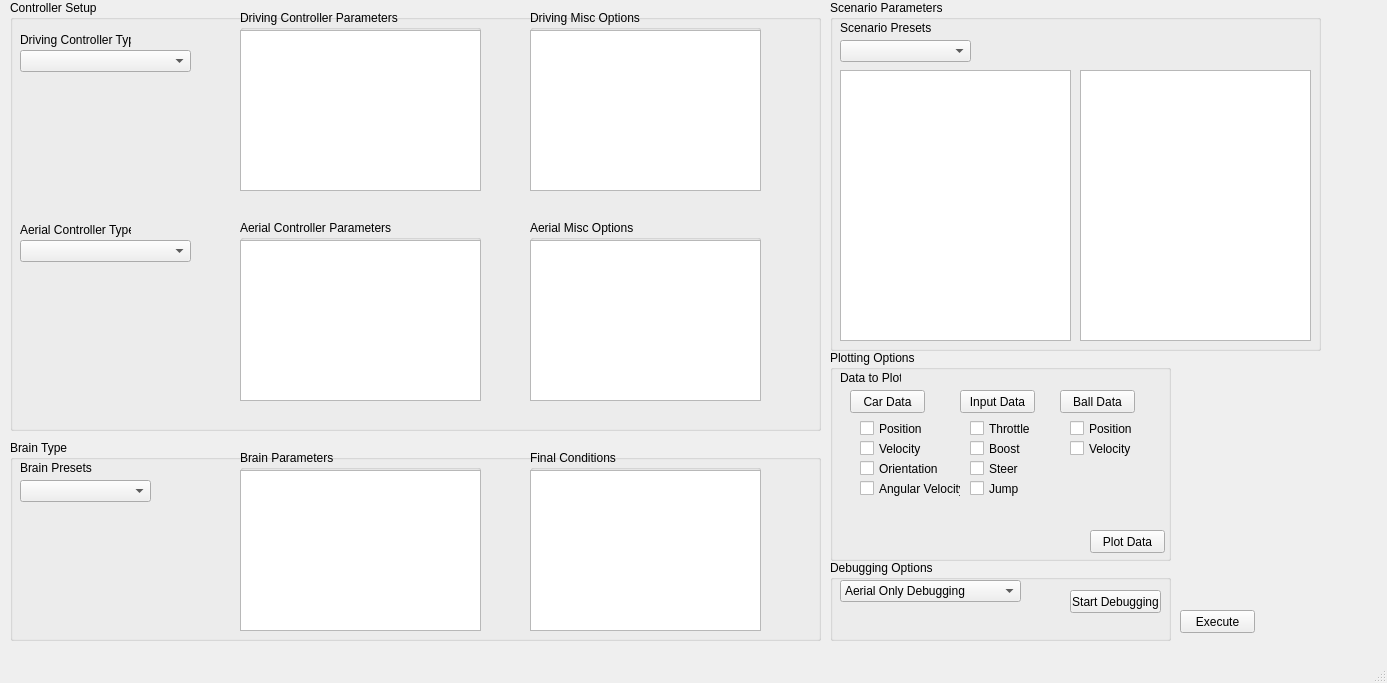
<?xml version="1.0" encoding="UTF-8"?>
<ui version="4.0">
 <class>DeepTootController</class>
 <widget class="QMainWindow" name="DeepTootController">
  <property name="geometry">
   <rect>
    <x>0</x>
    <y>0</y>
    <width>1387</width>
    <height>683</height>
   </rect>
  </property>
  <property name="windowTitle">
   <string>MainWindow</string>
  </property>
  <widget class="QWidget" name="centralwidget">
   <widget class="QGroupBox" name="InitialConditionsGroup">
    <property name="geometry">
     <rect>
      <x>830</x>
      <y>0</y>
      <width>491</width>
      <height>351</height>
     </rect>
    </property>
    <property name="title">
     <string>Scenario Parameters</string>
    </property>
    <widget class="QComboBox" name="comboBox_initialConditionsPresets">
     <property name="geometry">
      <rect>
       <x>10</x>
       <y>40</y>
       <width>131</width>
       <height>22</height>
      </rect>
     </property>
    </widget>
    <widget class="QLabel" name="label_initialConditions">
     <property name="geometry">
      <rect>
       <x>10</x>
       <y>20</y>
       <width>91</width>
       <height>16</height>
      </rect>
     </property>
     <property name="text">
      <string>Scenario Presets</string>
     </property>
    </widget>
    <widget class="QTableWidget" name="tableWidget_initialConditionsMiscOptions">
     <property name="geometry">
      <rect>
       <x>250</x>
       <y>70</y>
       <width>231</width>
       <height>271</height>
      </rect>
     </property>
    </widget>
    <widget class="QTableWidget" name="tableWidget_initialConditionsParameters">
     <property name="geometry">
      <rect>
       <x>10</x>
       <y>70</y>
       <width>231</width>
       <height>271</height>
      </rect>
     </property>
    </widget>
   </widget>
   <widget class="QPushButton" name="pushButton_execute">
    <property name="geometry">
     <rect>
      <x>1180</x>
      <y>610</y>
      <width>75</width>
      <height>23</height>
     </rect>
    </property>
    <property name="text">
     <string>Execute</string>
    </property>
   </widget>
   <widget class="QGroupBox" name="ControllerSetupGroup">
    <property name="geometry">
     <rect>
      <x>10</x>
      <y>0</y>
      <width>811</width>
      <height>431</height>
     </rect>
    </property>
    <property name="title">
     <string>Controller Setup</string>
    </property>
    <widget class="QGroupBox" name="ControllerParametersGroup">
     <property name="geometry">
      <rect>
       <x>230</x>
       <y>10</y>
       <width>241</width>
       <height>181</height>
      </rect>
     </property>
     <property name="title">
      <string>Driving Controller Parameters</string>
     </property>
     <widget class="QTableWidget" name="tableWidget_drivingParams">
      <property name="geometry">
       <rect>
        <x>0</x>
        <y>20</y>
        <width>241</width>
        <height>161</height>
       </rect>
      </property>
     </widget>
    </widget>
    <widget class="QGroupBox" name="MiscOptionsGroup">
     <property name="geometry">
      <rect>
       <x>520</x>
       <y>10</y>
       <width>231</width>
       <height>181</height>
      </rect>
     </property>
     <property name="title">
      <string>Driving Misc Options</string>
     </property>
     <widget class="QTableWidget" name="tableWidget_drivingMiscOptions">
      <property name="geometry">
       <rect>
        <x>0</x>
        <y>20</y>
        <width>231</width>
        <height>161</height>
       </rect>
      </property>
     </widget>
    </widget>
    <widget class="QComboBox" name="comboBox_drivingControllerType">
     <property name="geometry">
      <rect>
       <x>10</x>
       <y>50</y>
       <width>171</width>
       <height>22</height>
      </rect>
     </property>
    </widget>
    <widget class="QLabel" name="label_5">
     <property name="geometry">
      <rect>
       <x>10</x>
       <y>30</y>
       <width>111</width>
       <height>20</height>
      </rect>
     </property>
     <property name="text">
      <string>Driving Controller Type</string>
     </property>
    </widget>
    <widget class="QComboBox" name="comboBox_aerialControllerType">
     <property name="geometry">
      <rect>
       <x>10</x>
       <y>240</y>
       <width>171</width>
       <height>22</height>
      </rect>
     </property>
    </widget>
    <widget class="QLabel" name="label_6">
     <property name="geometry">
      <rect>
       <x>10</x>
       <y>220</y>
       <width>111</width>
       <height>20</height>
      </rect>
     </property>
     <property name="text">
      <string>Aerial Controller Type</string>
     </property>
    </widget>
    <widget class="QGroupBox" name="AerialMiscOptionsGroup">
     <property name="geometry">
      <rect>
       <x>520</x>
       <y>220</y>
       <width>231</width>
       <height>181</height>
      </rect>
     </property>
     <property name="title">
      <string>Aerial Misc Options</string>
     </property>
     <widget class="QTableWidget" name="tableWidget_aerialMiscOptions">
      <property name="geometry">
       <rect>
        <x>0</x>
        <y>20</y>
        <width>231</width>
        <height>161</height>
       </rect>
      </property>
     </widget>
    </widget>
    <widget class="QGroupBox" name="AerialControllerParametersGroup">
     <property name="geometry">
      <rect>
       <x>230</x>
       <y>220</y>
       <width>241</width>
       <height>181</height>
      </rect>
     </property>
     <property name="title">
      <string>Aerial Controller Parameters</string>
     </property>
     <widget class="QTableWidget" name="tableWidget_aerialParams">
      <property name="geometry">
       <rect>
        <x>0</x>
        <y>20</y>
        <width>241</width>
        <height>161</height>
       </rect>
      </property>
     </widget>
    </widget>
   </widget>
   <widget class="QGroupBox" name="groupBox_debuggingOptions">
    <property name="geometry">
     <rect>
      <x>830</x>
      <y>560</y>
      <width>341</width>
      <height>81</height>
     </rect>
    </property>
    <property name="title">
     <string>Debugging Options</string>
    </property>
    <widget class="QPushButton" name="pushButton_startDebugging">
     <property name="geometry">
      <rect>
       <x>240</x>
       <y>30</y>
       <width>91</width>
       <height>23</height>
      </rect>
     </property>
     <property name="text">
      <string>Start Debugging</string>
     </property>
    </widget>
    <widget class="QComboBox" name="comboBox">
     <property name="geometry">
      <rect>
       <x>10</x>
       <y>20</y>
       <width>181</width>
       <height>22</height>
      </rect>
     </property>
     <item>
      <property name="text">
       <string>Aerial Only Debugging</string>
      </property>
     </item>
     <item>
      <property name="text">
       <string>Driving Only Debugging</string>
      </property>
     </item>
     <item>
      <property name="text">
       <string>Debug Type 1</string>
      </property>
     </item>
     <item>
      <property name="text">
       <string>Debug Type 2</string>
      </property>
     </item>
    </widget>
   </widget>
   <widget class="QGroupBox" name="groupBox_plottingOptions">
    <property name="geometry">
     <rect>
      <x>830</x>
      <y>350</y>
      <width>341</width>
      <height>211</height>
     </rect>
    </property>
    <property name="title">
     <string>Plotting Options</string>
    </property>
    <widget class="QPushButton" name="pushButton_plotData">
     <property name="geometry">
      <rect>
       <x>260</x>
       <y>180</y>
       <width>75</width>
       <height>23</height>
      </rect>
     </property>
     <property name="text">
      <string>Plot Data</string>
     </property>
    </widget>
    <widget class="QCheckBox" name="checkBox_carPosition">
     <property name="geometry">
      <rect>
       <x>30</x>
       <y>70</y>
       <width>70</width>
       <height>17</height>
      </rect>
     </property>
     <property name="text">
      <string>Position</string>
     </property>
    </widget>
    <widget class="QCheckBox" name="checkBox_carVelocity">
     <property name="geometry">
      <rect>
       <x>30</x>
       <y>90</y>
       <width>70</width>
       <height>17</height>
      </rect>
     </property>
     <property name="text">
      <string>Velocity</string>
     </property>
    </widget>
    <widget class="QCheckBox" name="checkBox_carOrientation">
     <property name="geometry">
      <rect>
       <x>30</x>
       <y>110</y>
       <width>81</width>
       <height>17</height>
      </rect>
     </property>
     <property name="text">
      <string>Orientation</string>
     </property>
    </widget>
    <widget class="QLabel" name="label_4">
     <property name="geometry">
      <rect>
       <x>10</x>
       <y>20</y>
       <width>61</width>
       <height>16</height>
      </rect>
     </property>
     <property name="text">
      <string>Data to Plot</string>
     </property>
    </widget>
    <widget class="QCheckBox" name="checkBox_ballPosition">
     <property name="geometry">
      <rect>
       <x>240</x>
       <y>70</y>
       <width>70</width>
       <height>17</height>
      </rect>
     </property>
     <property name="text">
      <string>Position</string>
     </property>
    </widget>
    <widget class="QCheckBox" name="checkBox_ballVelocity">
     <property name="geometry">
      <rect>
       <x>240</x>
       <y>90</y>
       <width>70</width>
       <height>17</height>
      </rect>
     </property>
     <property name="text">
      <string>Velocity</string>
     </property>
    </widget>
    <widget class="QCheckBox" name="checkBox_9">
     <property name="geometry">
      <rect>
       <x>140</x>
       <y>90</y>
       <width>70</width>
       <height>17</height>
      </rect>
     </property>
     <property name="text">
      <string>Boost</string>
     </property>
    </widget>
    <widget class="QCheckBox" name="checkBox_inputThrottle">
     <property name="geometry">
      <rect>
       <x>140</x>
       <y>70</y>
       <width>70</width>
       <height>17</height>
      </rect>
     </property>
     <property name="text">
      <string>Throttle</string>
     </property>
    </widget>
    <widget class="QCheckBox" name="checkBox_inputSteer">
     <property name="geometry">
      <rect>
       <x>140</x>
       <y>110</y>
       <width>70</width>
       <height>17</height>
      </rect>
     </property>
     <property name="text">
      <string>Steer</string>
     </property>
    </widget>
    <widget class="QCheckBox" name="checkBox_carAngVel">
     <property name="geometry">
      <rect>
       <x>30</x>
       <y>130</y>
       <width>101</width>
       <height>17</height>
      </rect>
     </property>
     <property name="text">
      <string>Angular Velocity</string>
     </property>
    </widget>
    <widget class="QCheckBox" name="checkBox_inputJump">
     <property name="geometry">
      <rect>
       <x>140</x>
       <y>130</y>
       <width>70</width>
       <height>17</height>
      </rect>
     </property>
     <property name="text">
      <string>Jump</string>
     </property>
    </widget>
    <widget class="QPushButton" name="pushButton_selectCarData">
     <property name="geometry">
      <rect>
       <x>20</x>
       <y>40</y>
       <width>75</width>
       <height>23</height>
      </rect>
     </property>
     <property name="text">
      <string>Car Data</string>
     </property>
    </widget>
    <widget class="QPushButton" name="pushButton_selectInputData">
     <property name="geometry">
      <rect>
       <x>130</x>
       <y>40</y>
       <width>75</width>
       <height>23</height>
      </rect>
     </property>
     <property name="text">
      <string>Input Data</string>
     </property>
    </widget>
    <widget class="QPushButton" name="pushButton_selectBallData">
     <property name="geometry">
      <rect>
       <x>230</x>
       <y>40</y>
       <width>75</width>
       <height>23</height>
      </rect>
     </property>
     <property name="text">
      <string>Ball Data</string>
     </property>
    </widget>
   </widget>
   <widget class="QGroupBox" name="BrainTypeGroup">
    <property name="geometry">
     <rect>
      <x>10</x>
      <y>440</y>
      <width>811</width>
      <height>201</height>
     </rect>
    </property>
    <property name="title">
     <string>Brain Type</string>
    </property>
    <widget class="QComboBox" name="comboBox_brainPresets">
     <property name="geometry">
      <rect>
       <x>10</x>
       <y>40</y>
       <width>131</width>
       <height>22</height>
      </rect>
     </property>
     <property name="editable">
      <bool>false</bool>
     </property>
    </widget>
    <widget class="QLabel" name="label_brainPresets">
     <property name="geometry">
      <rect>
       <x>10</x>
       <y>20</y>
       <width>91</width>
       <height>16</height>
      </rect>
     </property>
     <property name="text">
      <string>Brain Presets</string>
     </property>
    </widget>
    <widget class="QGroupBox" name="BrainParametersGroup">
     <property name="geometry">
      <rect>
       <x>230</x>
       <y>10</y>
       <width>241</width>
       <height>181</height>
      </rect>
     </property>
     <property name="title">
      <string>Brain Parameters</string>
     </property>
     <widget class="QTableWidget" name="tableWidget_brainParams">
      <property name="geometry">
       <rect>
        <x>0</x>
        <y>20</y>
        <width>241</width>
        <height>161</height>
       </rect>
      </property>
     </widget>
    </widget>
    <widget class="QGroupBox" name="BrainMiscOptionsGroup">
     <property name="geometry">
      <rect>
       <x>520</x>
       <y>10</y>
       <width>231</width>
       <height>181</height>
      </rect>
     </property>
     <property name="title">
      <string>Final Conditions</string>
     </property>
     <widget class="QTableWidget" name="tableWidget_brainMiscOptions">
      <property name="geometry">
       <rect>
        <x>0</x>
        <y>20</y>
        <width>231</width>
        <height>161</height>
       </rect>
      </property>
     </widget>
    </widget>
   </widget>
  </widget>
  <widget class="QMenuBar" name="menubar">
   <property name="geometry">
    <rect>
     <x>0</x>
     <y>0</y>
     <width>1387</width>
     <height>21</height>
    </rect>
   </property>
  </widget>
  <widget class="QStatusBar" name="statusbar"/>
 </widget>
 <tabstops>
  <tabstop>checkBox_carOrientation</tabstop>
  <tabstop>checkBox_carVelocity</tabstop>
  <tabstop>tableWidget_drivingMiscOptions</tabstop>
  <tabstop>pushButton_plotData</tabstop>
  <tabstop>checkBox_carPosition</tabstop>
  <tabstop>comboBox_initialConditionsPresets</tabstop>
  <tabstop>comboBox_brainPresets</tabstop>
  <tabstop>comboBox_aerialControllerType</tabstop>
  <tabstop>comboBox_drivingControllerType</tabstop>
  <tabstop>comboBox</tabstop>
  <tabstop>pushButton_startDebugging</tabstop>
  <tabstop>checkBox_ballPosition</tabstop>
  <tabstop>checkBox_ballVelocity</tabstop>
  <tabstop>checkBox_9</tabstop>
  <tabstop>checkBox_inputThrottle</tabstop>
  <tabstop>checkBox_inputSteer</tabstop>
  <tabstop>checkBox_carAngVel</tabstop>
  <tabstop>checkBox_inputJump</tabstop>
  <tabstop>pushButton_selectCarData</tabstop>
  <tabstop>pushButton_selectInputData</tabstop>
  <tabstop>pushButton_selectBallData</tabstop>
  <tabstop>pushButton_execute</tabstop>
 </tabstops>
 <resources/>
 <connections/>
</ui>
